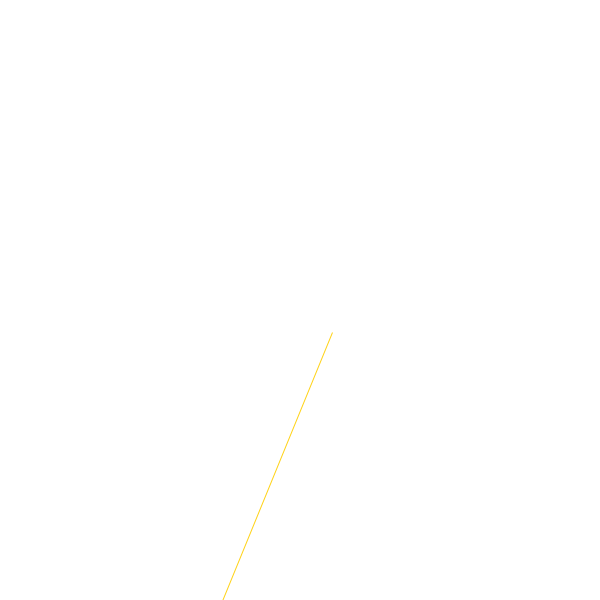
Frame 1 (no input)
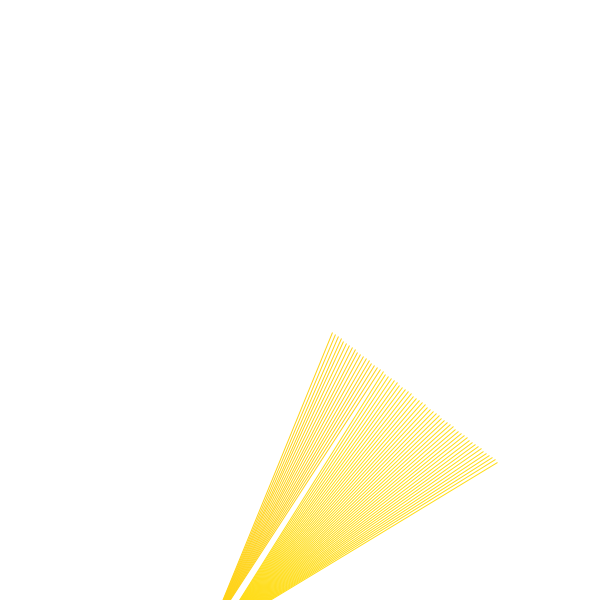
Frame 60 (the mouse pressed at the canvas centre just before this capture)
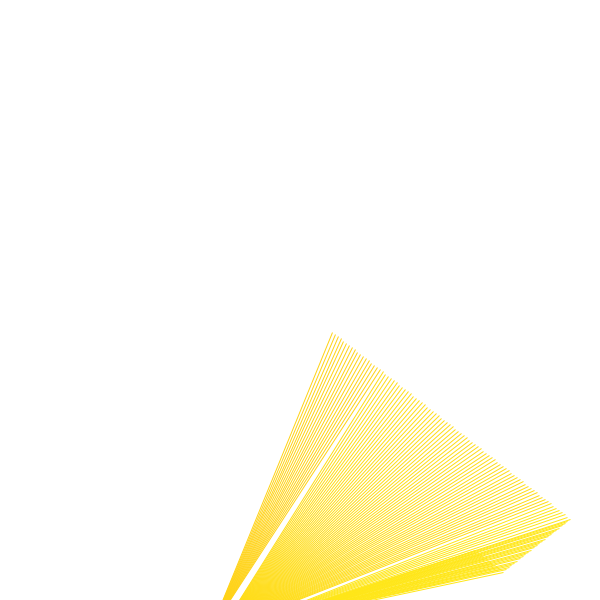
Frame 120 (the mouse held since frame 60 and released just before this capture)

The Processing sketch that drew these frames (run headless with seeded random() and noise(); from frame 60 on, the mouse is pressed at the canvas centre):

// Processing sketch: processing_29438
// ── processing_29438.pde

int s;
int m;
int h;
int size =60;
float xpos, ypos; 
float xspeed = 2.8;  // Speed of the shape
float yspeed = 2.2;  // Speed of the shape

int xdirection = 1;  // Left or Right
int ydirection = 1;
void setup() {
  size(600,600);
  background(255);
  smooth();
  xpos = width/2;
  ypos = height/2;
}
void draw() {
   xpos = xpos + ( xspeed * xdirection );
  ypos = ypos + ( yspeed * ydirection );
  
  s = second();
  m = minute();
  h = hour();
  // Test to see if the shape exceeds the boundaries of the screen
  // If it does, reverse its direction by multiplying by -1
  if (xpos > width-size || xpos < 0) {
    xdirection *= -1;
  }
  if (ypos > height-size || ypos < 0) {
    ydirection *= -1;
  }
  stroke(255,s*10,s);
  
  triangle(xpos+size/2,ypos+size/2,s*10,m*15,s*10,m*15);
}
